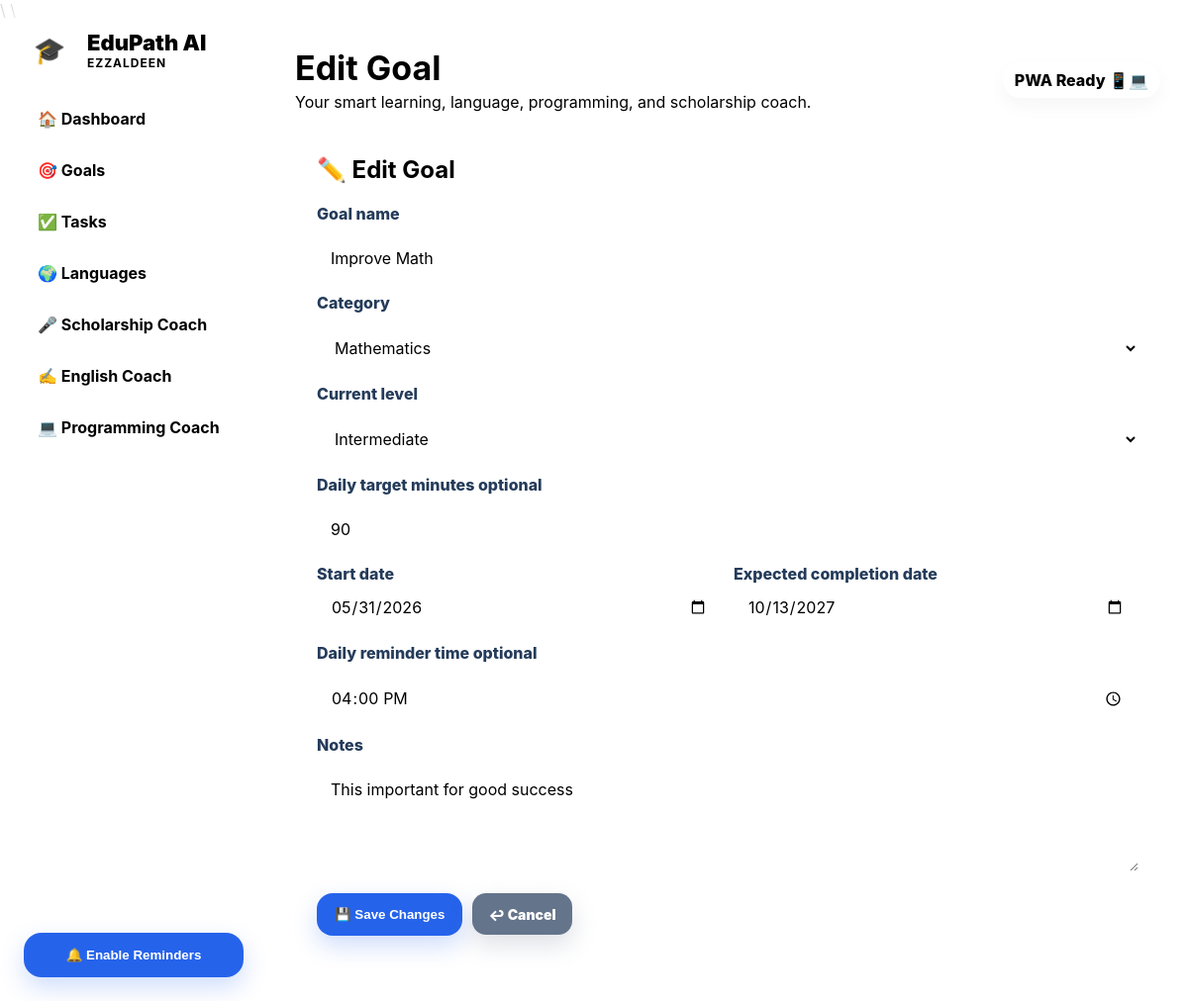
/goal/1/edit, run on the app's committed database.
### app/__init__.py (models this page shows)
class Goal(db.Model):
    id = db.Column(db.Integer, primary_key=True)
    title = db.Column(db.String(180), nullable=False)
    category = db.Column(db.String(80), nullable=False, default="General")
    current_level = db.Column(db.String(80), nullable=False, default="Beginner")
    daily_minutes = db.Column(db.Integer, nullable=False, default=60)
    start_date = db.Column(db.String(40), nullable=True)
    deadline = db.Column(db.String(40), nullable=True)
    reminder_time = db.Column(db.String(20), nullable=True)
    notes = db.Column(db.Text, nullable=True)
    created_at = db.Column(db.DateTime, default=datetime.utcnow)

### app/__init__.py (the view, shortened to what this page needs)
    @app.route("/goal/<int:goal_id>/edit", methods=["GET", "POST"])
    def edit_goal(goal_id):
        goal = Goal.query.get_or_404(goal_id)
        return render_template("edit_goal.html", goal=goal)

### app/templates/edit_goal.html (shortened to what this page needs)
{% extends "base.html" %}
{% block page_title %}Edit Goal{% endblock %}
{% block content %}
<section class="card"><h2>✏️ Edit Goal</h2><form method="POST" class="form"><label>Goal name</label><input name="title" value="{{ goal.title }}"><label>Category</label><select name="category">{% for c in ["General", "English", "Language", "Programming", "Mathematics", "Scholarship", "AI"] %}<option {% if goal.category == c %}selected{% endif %}>{{ c }}</option>{% endfor %}</select><label>Current level</label><select name="current_level">{% for l in ["Beginner", "Intermediate", "Advanced"] %}<option {% if goal.current_level == l %}selected{% endif %}>{{ l }}</option>{% endfor %}</select><label>Daily target minutes optional</label><input name="daily_minutes" type="number" value="{{ goal.daily_minutes }}" min="0"><div class="form-row"><div><label>Start date</label><input name="start_date" type="date" value="{{ goal.start_date }}"></div><div><label>Expected completion date</label><input name="deadline" type="date" value="{{ goal.deadline }}"></div></div><label>Daily reminder time optional</label><input name="reminder_time" type="time" value="{{ goal.reminder_time }}"><label>Notes</label><textarea name="notes" rows="4">{{ goal.notes or "" }}</textarea><div class="actions"><button type="submit">💾 Save Changes</button><a class="small-button cancel" href="{{ url_for('goals') }}">↩ Cancel</a></div></form></section>
{% endblock %}

### app/static/css/style.css (style rules this page uses)
* { box-sizing: border-box; }
body { margin: 0; font-family: Inter, ui-sans-serif, system-ui, -apple-system, BlinkMacSystemFont, "Segoe UI", Arial, sans-serif; background: radial-gradient(circle at top left, rgba(37, 99, 235, 0.18), transparent 32%), radial-gradient(circle at bottom right, rgba(124, 58, 237, 0.18), transparent 32%), var(--bg); color: var(--text); min-height: 100vh; }
.card, .stat-card, .skill-card { background: var(--card); border: 1px solid var(--border); border-radius: 26px; padding: 22px; box-shadow: var(--shadow); backdrop-filter: blur(20px); }
.card h2, .card h3 { margin-top: 0; }
.form { display: flex; flex-direction: column; gap: 12px; }
.form-row { display: grid; grid-template-columns: 1fr 1fr; gap: 12px; }
label { font-weight: 800; color: #243b5a; }
input, select, textarea { width: 100%; padding: 13px 14px; border: 1px solid var(--border); border-radius: 16px; font: inherit; background: white; color: var(--text); outline: none; }
textarea { resize: vertical; }
button, .button, .small-button { display: inline-flex; align-items: center; justify-content: center; text-decoration: none; border: 0; border-radius: 16px; padding: 12px 16px; background: var(--primary); color: white; font-weight: 850; cursor: pointer; transition: 0.2s; }
.small-button { padding: 8px 11px; font-size: 13px; }
.actions { display: flex; flex-wrap: wrap; gap: 8px; margin-top: 10px; }
button, .button, .small-button, .actions a, .form button { color: #ffffff !important; background: #2563eb !important; border: 2px solid transparent !important; min-height: 42px; min-width: 96px; gap: 7px; opacity: 1 !important; visibility: visible !important; text-shadow: none !important; box-shadow: 0 10px 24px rgba(37, 99, 235, 0.22) !important; }
button[type="submit"], .form button[type="submit"] { background: #2563eb !important; color: #ffffff !important; }
.small-button { font-size: 14px !important; font-weight: 900 !important; padding: 9px 14px !important; border-radius: 14px !important; }
.small-button.cancel, .cancel { background: #64748b !important; color: #ffffff !important; box-shadow: 0 10px 24px rgba(100, 116, 139, 0.22) !important; }
.actions { display: flex !important; flex-wrap: wrap !important; gap: 10px !important; align-items: center !important; }
.actions a { text-decoration: none !important; }

### data on the page
Goal: title "Improve Math", category "Mathematics", current_level "Intermediate", daily_minutes "90", start_date "05/31/2026", deadline "10/13/2027", reminder_time "16:00", notes "This important for good success"
